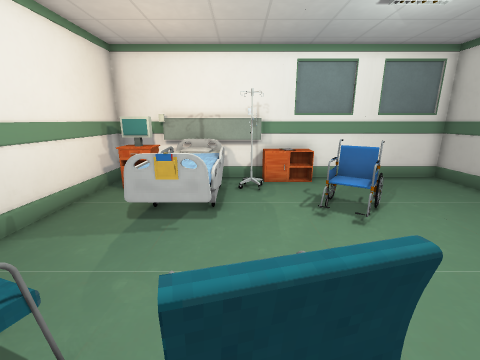
[1] (above)

12 first-person views from a walk through a level from a Godot 3-D game. The camera is 1.4 m above the floor, tilts 14° down and sees 90° across. Doors that lead somewhere are drawn open, without their leaves. The floor is counted in squares, 0.5 m on a side. Each view is taken from the middle of a square. On the plan, view 1 faces up. The plan holds only what a view shows up to about 18 squares ahead; the rest is blank. Characters and animated objects are left out. Some surface patterns are stand-ins.

[2]
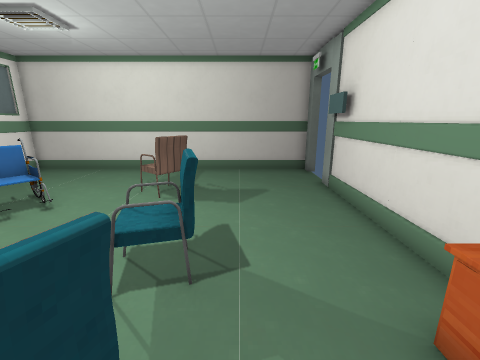

[3]
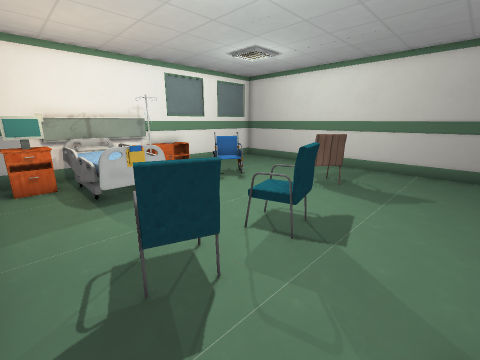

[4]
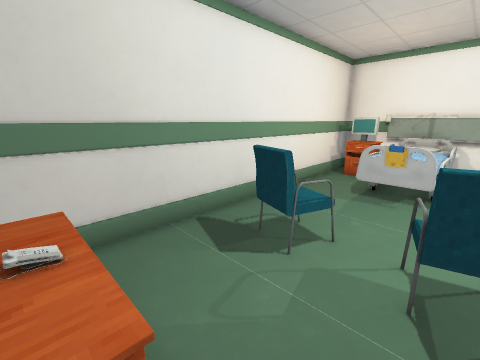

[5]
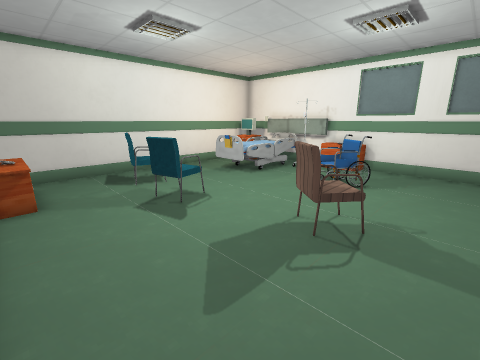

[6]
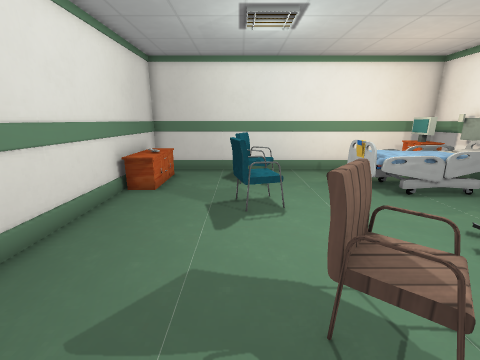

[7]
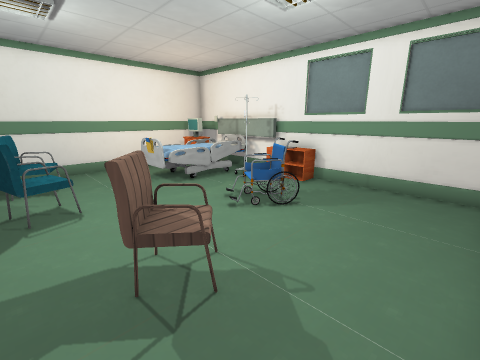

[8]
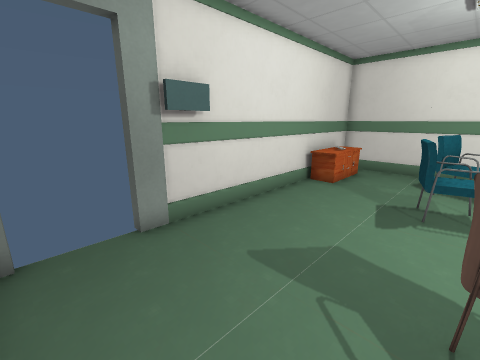

[9]
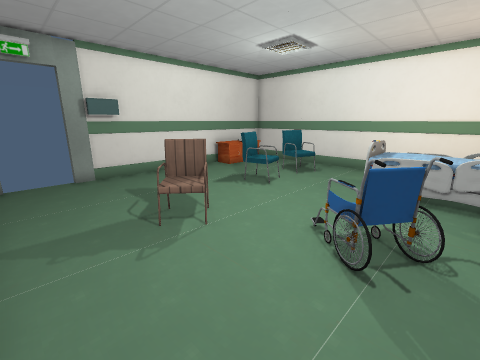

[10]
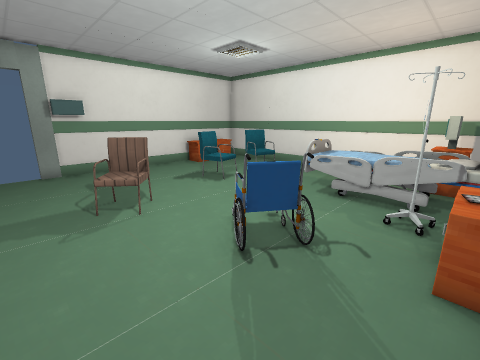

[11]
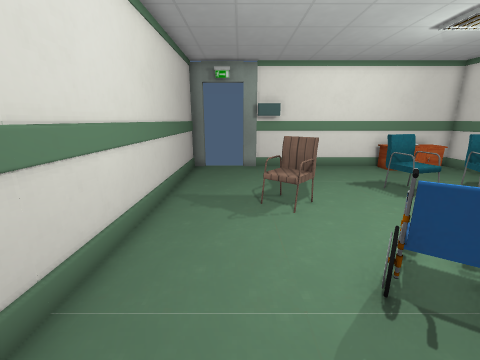

[12]
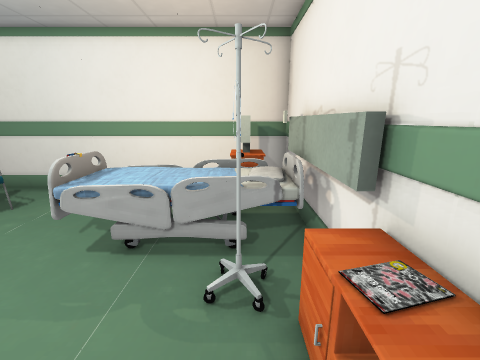

### Floor plan
Key: @ floor where view 1 was taken; # wall or solid block; . floor; D open door; = window, fence, low wall or low ledge; C cabinet; B bed; H chair; P phone; O other object.
Columns run from 6 left of view 1 to 10 right of it. Each row starts with its distance up from view 1.
 12 #################
 11 #CCBBB.C=C......#
 10 #CCBBBO.........#
  9 #..BBB..........#
  8 #..BBB...#OO....#
  7 #..BBB....O.....#
  6 #..BBB..........#
  5 #...............#
  4 #...............#
  3 #.........HHH...#
  2 #.# ..O....HH...#
  1 #.HH..HH........#
  0 #.....@.........#
 -1 #...............#
 -2 #.CCC...........#
 -3 #CCPCC..........#
 -4 #############DDD#

Where each view was taken, in squares from view 1:
view 1: 0 up, 0 right, facing up
view 2: 0 up, 4 left, facing right
view 3: 2 down, 5 left, facing up-right
view 4: 3 down, 0 right, facing up-left
view 5: 3 down, 8 right, facing up-left
view 6: 1 up, 8 right, facing left
view 7: 1 up, 9 right, facing up-left
view 8: 2 up, 9 right, facing down-left
view 9: 9 up, 9 right, facing down-left
view 10: 11 up, 8 right, facing down-left
view 11: 11 up, 7 right, facing down
view 12: 10 up, 4 right, facing left
